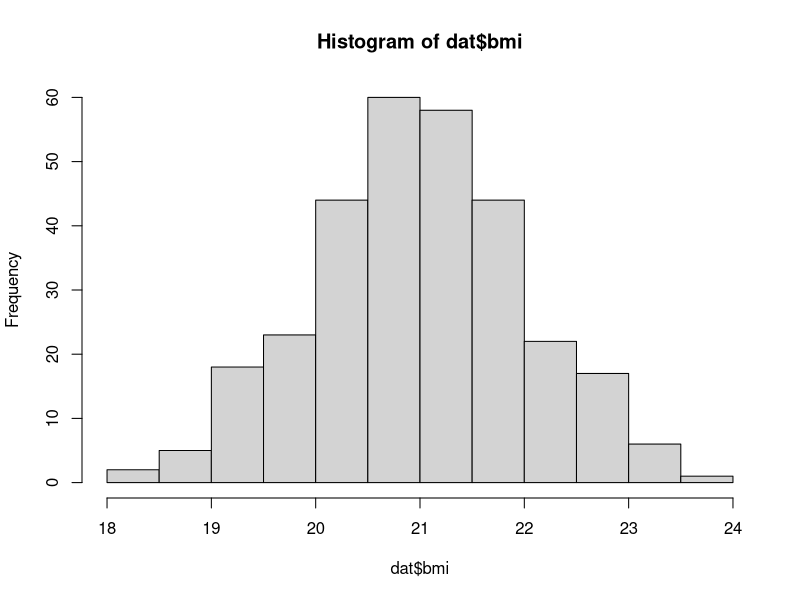
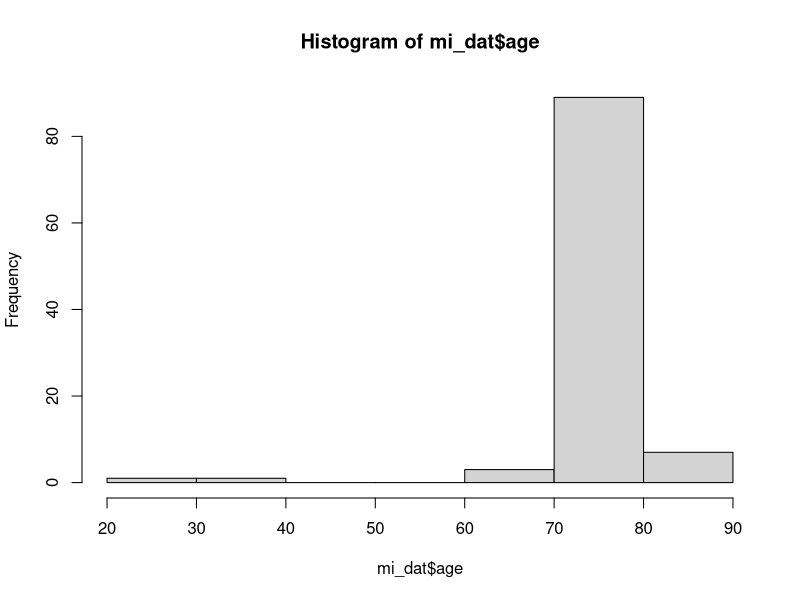
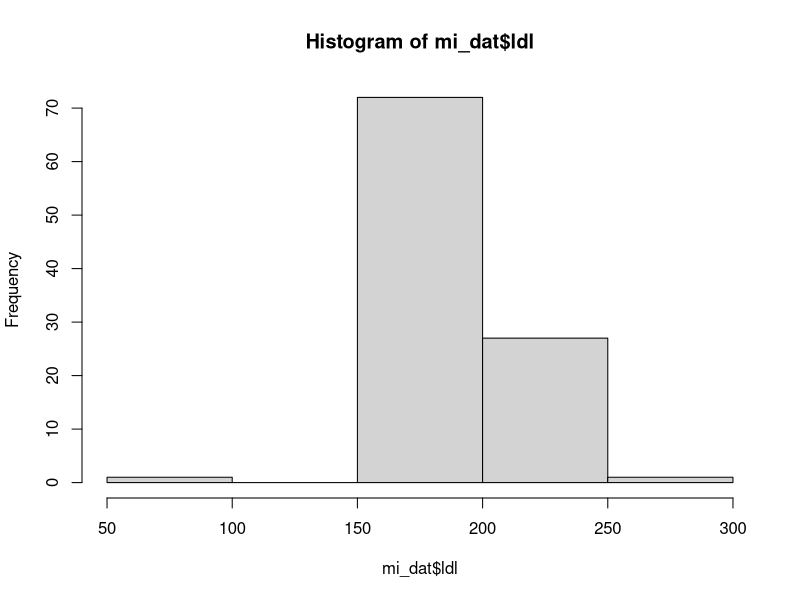
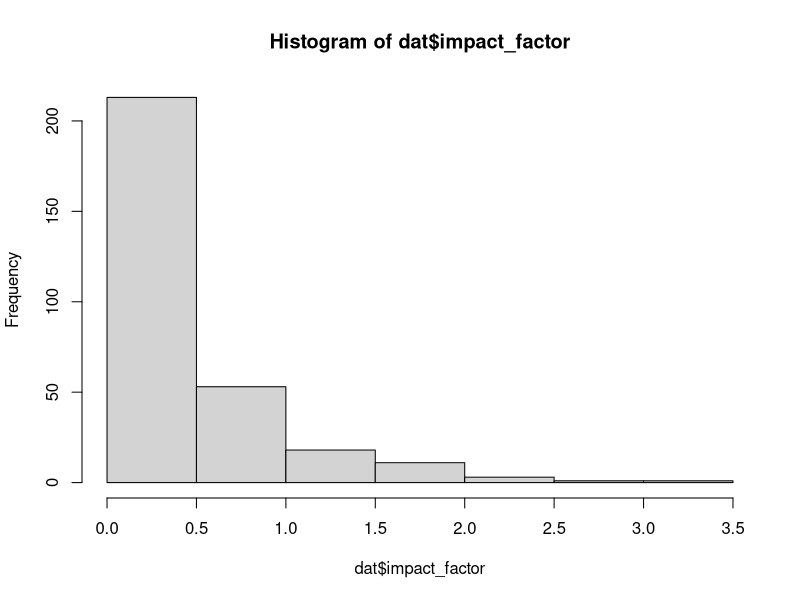

The R source for these figures, in order:
## ---- chunk 1
library(knitr)
library(tibble)
library(dplyr)
dat <- tibble(
    id = 1:300, 
    bmi = rnorm(n = 300, mean = 21, sd = 1.0)
)
kable(head(dat, 5))
## ---- chunk 2
hist(dat$bmi)
## ---- chunk 3
mi_dat <- data.frame(
    id = 1:99, 
    age = rnorm(n = 99, mean = 75, sd = 3), 
    ldl = runif(n = 99, min = 170, max = 210)
) |> 
tibble::add_row(id = 100, age = 25, ldl = 300) |> 
tibble::add_row(id = 101, age = 35, ldl = 75)
tail(mi_dat, 3)
## ---- chunk 4
hist(mi_dat$age)
## ---- chunk 5
hist(mi_dat$ldl)
## ---- chunk 6
library(tidyverse)
dat <- tibble::tibble(
    id = 1:300, 
    impact_factor = rnorm(n = 300, mean = 0, sd = 1)) |> 
    dplyr::mutate(impact_factor = if_else(impact_factor < 0, 0, impact_factor))
knitr::kable(head(dat, 5))
hist(dat$impact_factor)
